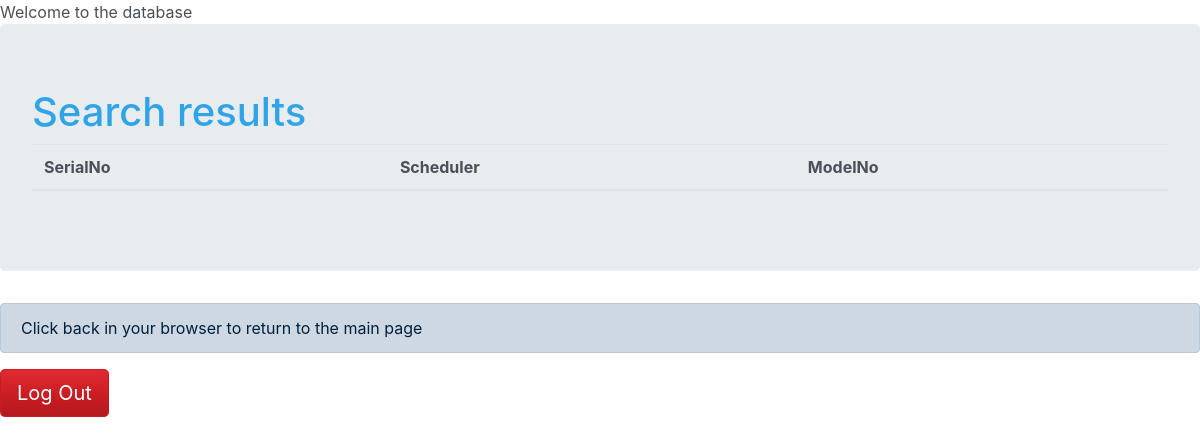
The app's page /php/search_results.php?system=Random, older data.
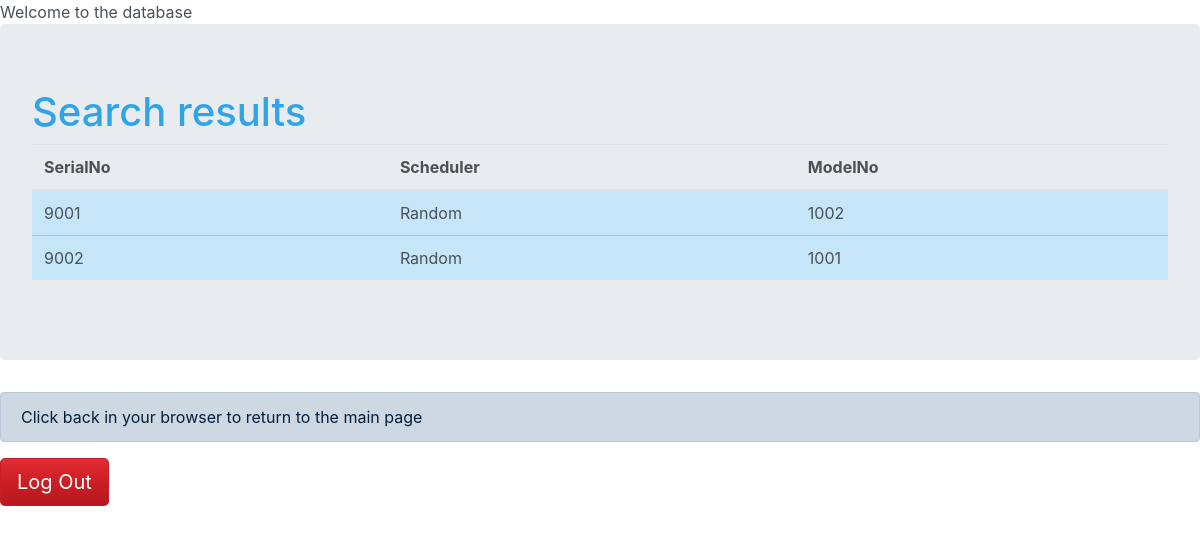
The same page, newer data.
### tables this page shows
create table DigitalDisplay (
	serialNo			char(10) unique,
    schedulerSystem		char(10),
    modelNo				char(10),
    primary key (serialNo),
    foreign key (modelNo) references Model (modelNo) ON UPDATE CASCADE ON DELETE SET NULL,
     
    constraint CHK_scheduler_system check (schedulerSystem in ('Random', 'Smart', 'Virtue'))
);

### php/search_results.php (the view, shortened to what this page needs)
<?php
require_once('connection.php');
?>
<html>
<head>
	<link rel="stylesheet" href="./bootstrap.min.css">
</head>
<body>
	<div class="jumbotron">
	<h1>Search results</h1>
	<table class="table table-hover">
		<thead>
			<tr>
				<th scope="col">SerialNo</th>
				<th scope="col">Scheduler</th>
				<th scope="col">ModelNo</th>
			</tr>
		</thead>
		<tbody>
			<?php
			$system = $_GET["system"];
			$query = "select * from DigitalDisplay where schedulerSystem='$system';";
			$result = $conn->query($query) or die(mysqli_error($conn));
			if ($result->num_rows > 0) {
				while ($r = $result->fetch_assoc()) {
					$sn = $r["serialNo"];
					$ss = $r["schedulerSystem"];
					$mn = $r["modelNo"];
					echo "
			<tr class=\"table-primary\">
							<td>$sn</td>
							<td>$ss</td>
							<td>$mn</td>
			</tr>";
				}
			}
			?>
		</tbody>
	</table>
	</div>
	<div class="alert alert-dismissible alert-info">
		Click back in your browser to return to the main page
	</div>
	<form action="logout.php" method="get">
		<button type="submit" class="btn btn-danger btn-lg">Log Out</button>
	</form>
</body>
</html>

Row changes from the older to the newer data that the page shows:
added digitaldisplay: serialNo "9001", schedulerSystem "Random", modelNo "1002"
added digitaldisplay: serialNo "9002", schedulerSystem "Random", modelNo "1001"
